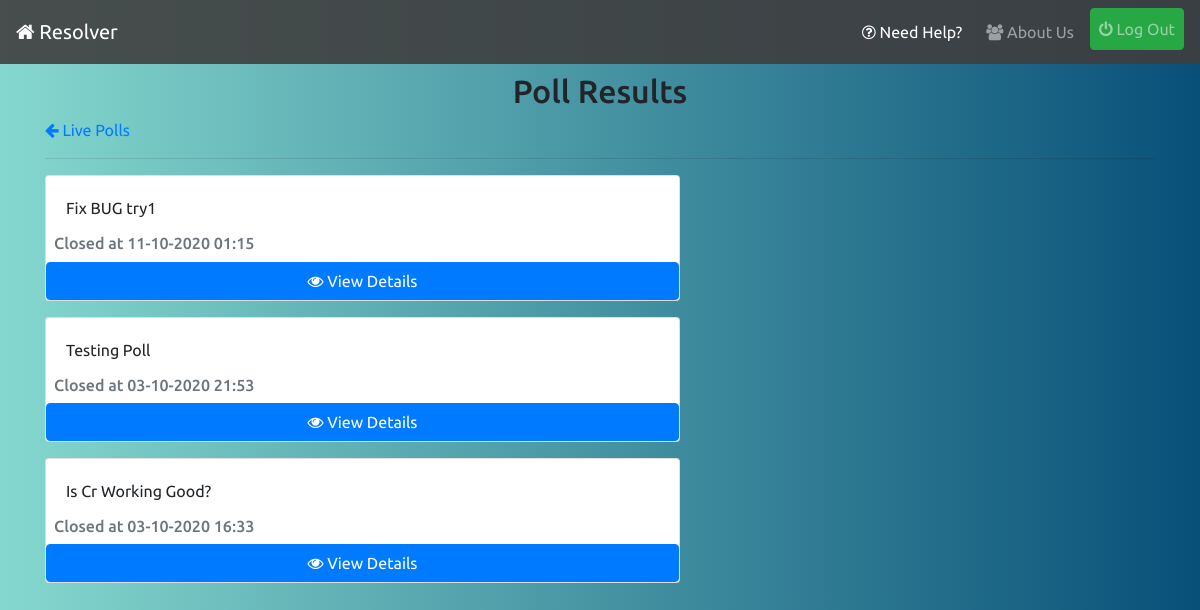
The page /polling/results/ (signed in) on the database as committed earlier.
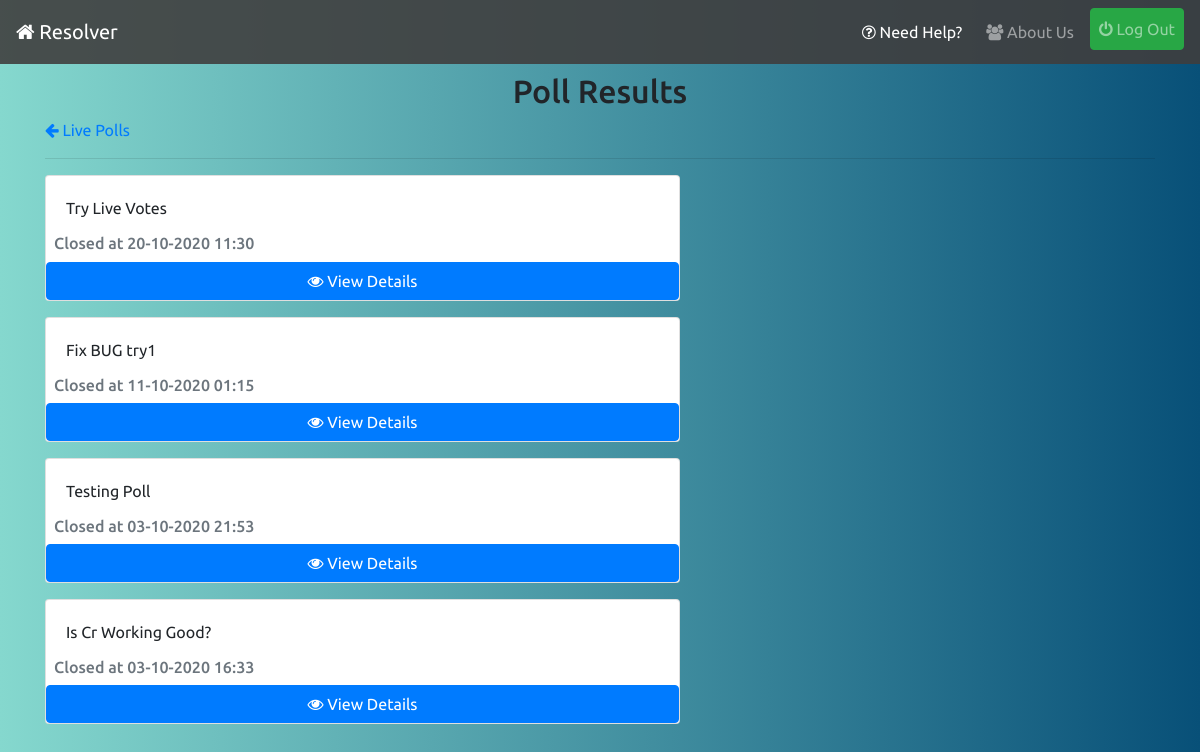
The same page on the database as committed later.
### polling/models.py (models this page shows, shortened)
class Poll(models.Model):
    user = models.ForeignKey(UserInfo,on_delete=models.CASCADE,related_name='polluser',blank=True)
    statement = models.CharField(max_length=128)
    options = models.ManyToManyField(Option,blank=True,related_name='poll')
    department = models.CharField(max_length=20,blank=True)
    join = models.CharField(max_length=4,blank=True)
    active = models.BooleanField(default=True)
    timestamp = models.DateTimeField(auto_now_add=True)
    updated = models.DateTimeField(auto_now=True)

### polling/views.py (the view)
# urls.py: path('results/',views.poll_results_list,name='result-list'),
@login_required
def poll_results_list(request):
    qs = Poll.objects.filter(active=False,department=request.user.info.department,join=request.user.info.join_year).order_by('-updated')
    return render(request,'polling/poll-results-list.html',{'object_list':qs})

### infolist/context-processors.py (called while the page is built)
def pending_info_list_context(request):
    if request.user.is_superuser:
        return {}
    pending = -1
    if request.user.is_authenticated:
        pending = InfoList.objects.filter(department=request.user.info.department,year=request.user.info.join_year,approved=False).count()
    return {"pending_info_list":pending}

### reporter/context-processors.py (called while the page is built)
def pending_issue_list_context(request):
    if request.user.is_superuser:
        return {}
    pending=-1
    if request.user.is_authenticated:
        pending = Report.objects.filter(active=False,department=request.user.info.department,year=request.user.info.join_year,resolved=False).count()
    return {"pending_issue_count":pending}

def resolved_issue_list_context(request):
    if request.user.is_superuser:
        return {}
    resolved=-1
    if request.user.is_authenticated:
        resolved = Report.objects.filter(active=False,department=request.user.info.department,year=request.user.info.join_year,resolved=True).count()
    return {"resolved_issue_count":resolved}

### polling/templates/polling/poll-results-list.html
{% extends 'base.html' %}
{% block content %}
<h2 class="mt-2 text-center">Poll Results</h2>
<a class="mt-2" href="{% url 'polling:list' %}"><i class="fa fa-arrow-left"></i> Live Polls</a>
<hr>
<div class="row">
    {% for object in object_list %}
    <div class="col-lg-7 col-md-10 col-sm-12 mb-3">
        <div class="card">
            <div class="card-body">
                {{object.statement}}
            </div>
            <h6 class="card-subtitle mb-2 ml-2 text-muted">Closed at {{object.updated|date:'d-m-Y H:i'}}</h6>
            <a class="btn btn-primary" href="{% url 'polling:result-detail' object.id %}"><i class="fa fa-eye"></i> View Details</a>
        </div>
    </div>
    {% empty %}
    <p class="lead my-2 ml-2">No Closed Polls Yet!</p>
    {% endfor %}
</div>
{% endblock %}

Rows that differ between the two databases and show on the page:
added Poll: statement "Try Live Votes", updated "20-10-2020 11:30"
